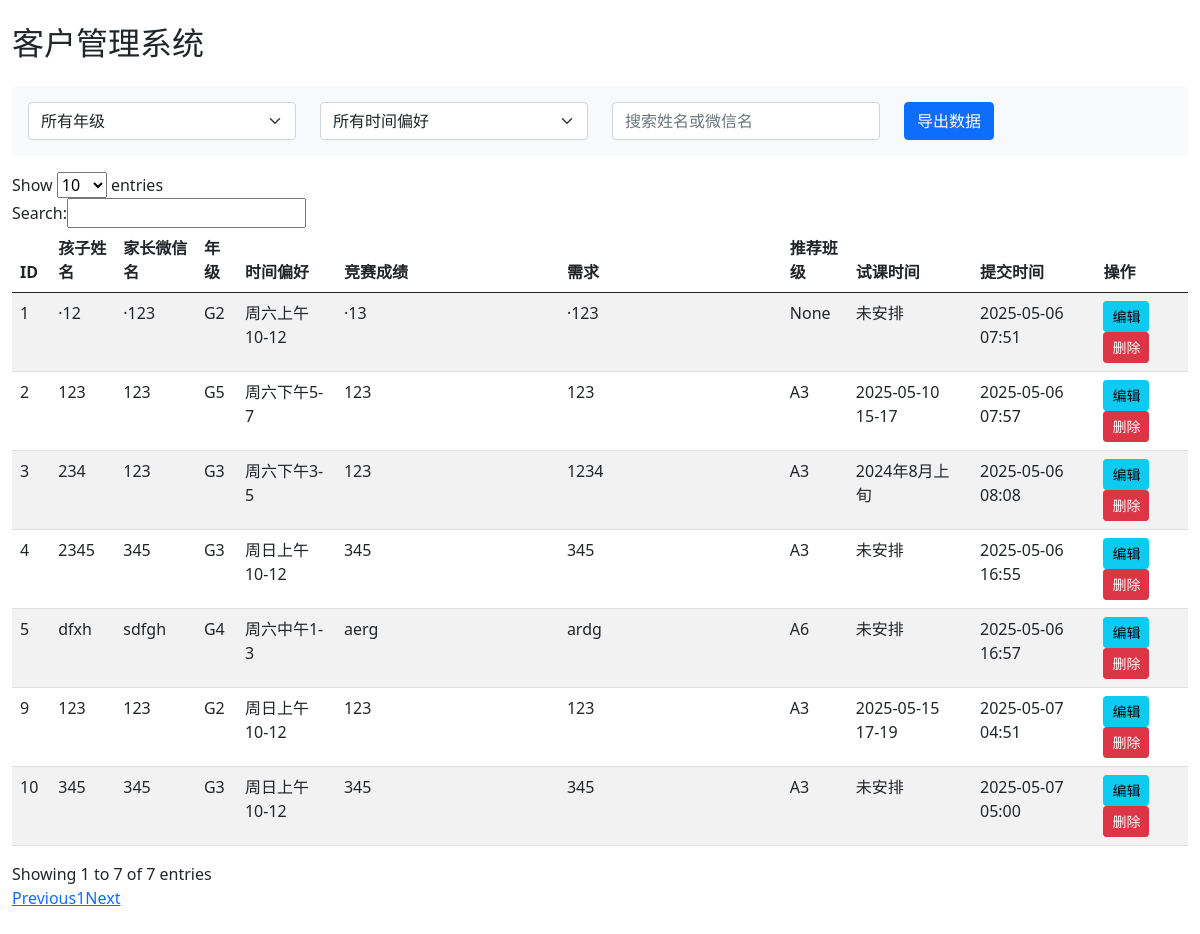
/admin, run on an earlier commit of the app's database.
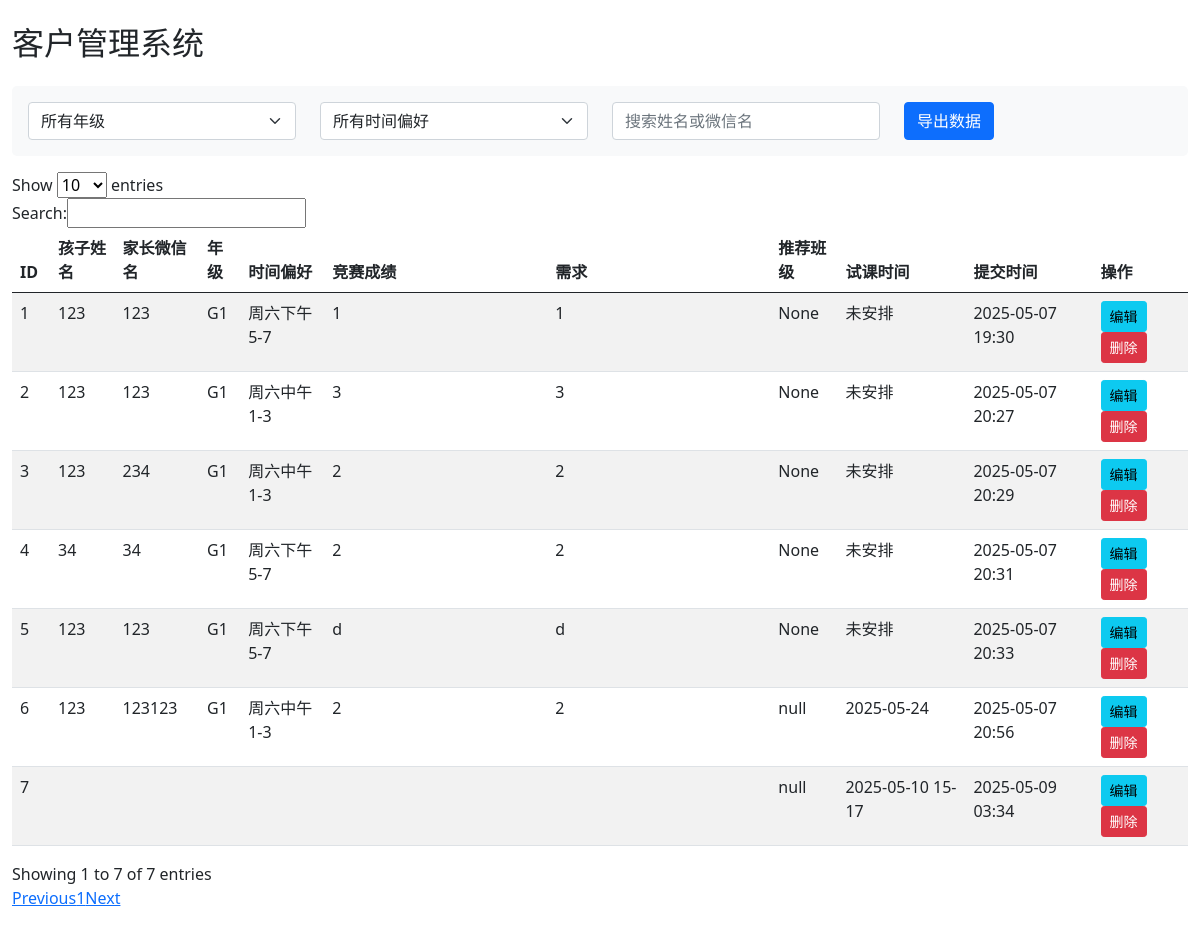
And on a later commit of the database.
### app.py (models this page shows)
class Customer(db.Model):
    id = db.Column(db.Integer, primary_key=True)
    child_name = db.Column(db.String(100), nullable=False)
    wechat_name = db.Column(db.String(100), nullable=False)
    grade = db.Column(db.String(50), nullable=False)
    preferred_time = db.Column(db.String(200))
    competition_experience = db.Column(db.Text)
    needs = db.Column(db.Text)
    recommended_class = db.Column(db.String(100))
    trial_class_time = db.Column(db.Date)  # 只存日期
    future_trial_time = db.Column(db.String(100))  # 未来预定字符串
    created_at = db.Column(db.DateTime, default=datetime.utcnow)

### app.py (the view)
@app.route('/admin')
def admin():
    customers = Customer.query.order_by(Customer.created_at.desc()).all()
    return render_template('admin.html', customers=customers)

### templates/admin.html (shortened to what this page needs)
<!DOCTYPE html>
<html lang="zh">
<head>
    <link href="https://cdn.jsdelivr.net/npm/bootstrap@5.1.0/dist/css/bootstrap.min.css" rel="stylesheet">
    <link href="https://cdn.jsdelivr.net/npm/datatables@1.10.18/media/css/jquery.dataTables.min.css" rel="stylesheet">
</head>
<body>
    <div class="container-fluid py-4">
        <h2 class="mb-4">客户管理系统</h2>
        <div class="filter-section">
            <div class="row">
                <div class="col-md-3">
                    <select class="form-select" id="gradeFilter">
                        <option value="">所有年级</option>
                    </select>
                </div>
                <div class="col-md-3">
                    <select class="form-select" id="timeFilter">
                        <option value="">所有时间偏好</option>
                    </select>
                </div>
                <div class="col-md-3">
                    <input type="text" class="form-control" id="searchInput" placeholder="搜索姓名或微信名">
                </div>
                <div class="col-md-3">
                    <button class="btn btn-primary" onclick="exportData()">导出数据</button>
                </div>
            </div>
        </div>
        <div class="table-responsive">
            <table class="table table-striped" id="customersTable">
                <thead>
                    <tr>
                        <th>ID</th>
                        <th>孩子姓名</th>
                        <th>家长微信名</th>
                        <th>年级</th>
                        <th>时间偏好</th>
                        <th style="min-width: 200px;">竞赛成绩</th>
                        <th style="min-width: 200px;">需求</th>
                        <th>推荐班级</th>
                        <th>试课时间</th>
                        <th>提交时间</th>
                        <th>操作</th>
                    </tr>
                </thead>
                <tbody>
                    {% for customer in customers %}
                    <tr>
                        <td>{{ customer.id }}</td>
                        <td>{{ customer.child_name }}</td>
                        <td>{{ customer.wechat_name }}</td>
                        <td>{{ customer.grade }}</td>
                        <td>{{ customer.preferred_time }}</td>
                        <td>
                            <div class="text-wrap" style="max-height: 100px; overflow-y: auto;">
                                {{ customer.competition_experience }}
                            </div>
                        </td>
                        <td>
                            <div class="text-wrap" style="max-height: 100px; overflow-y: auto;">
                                {{ customer.needs }}
                            </div>
                        </td>
                        <td>{{ customer.recommended_class }}</td>
                        <td>{{ customer.trial_class_time or customer.future_trial_time or '未安排' }}</td>
                        <td>{{ customer.created_at.strftime('%Y-%m-%d %H:%M') }}</td>
                        <td>
                            <button class="btn btn-sm btn-info" onclick="editCustomer({{ customer.id }})">编辑</button>
                            <button class="btn btn-sm btn-danger" onclick="deleteCustomer({{ customer.id }})">删除</button>
                        </td>
                    </tr>
                    {% endfor %}
                </tbody>
            </table>
        </div>
    </div>
</body>
</html>

### templates/admin.html (style rules this page uses)
.filter-section { background-color: #f8f9fa; padding: 1rem; margin-bottom: 1rem; border-radius: 5px; }

What changed in the data, as far as the page shows it:
removed Customer: id "10", child_name "345", wechat_name "345", grade "G3", preferred_time "周日上午10-12", competition_experience "345", needs "345", recommended_class "A3", trial_class_time+future_trial_time "未安排", created_at "2025-05-07 05:00"
removed Customer: id "9", child_name "123", wechat_name "123", grade "G2", preferred_time "周日上午10-12", competition_experience "123", needs "123", recommended_class "A3", trial_class_time+future_trial_time "2025-05-15 17-19", created_at "2025-05-07 04:51"
added Customer: id "7", recommended_class "null", trial_class_time+future_trial_time "2025-05-10 15-17", created_at "2025-05-09 03:34"
added Customer: id "6", child_name "123", wechat_name "123123", grade "G1", preferred_time "周六中午1-3", competition_experience "2", needs "2", recommended_class "null", trial_class_time+future_trial_time "2025-05-24", created_at "2025-05-07 20:56"
changed Customer id 5: child_name "dfxh" → "123"; wechat_name "sdfgh" → "123"; grade "G4" → "G1"; preferred_time "周六中午1-3" → "周六下午5-7"; competition_experience "aerg" → "d"; needs "ardg" → "d"; recommended_class "A6" → "None"; created_at "2025-05-06 16:57" → "2025-05-07 20:33"
changed Customer id 4: child_name "2345" → "34"; wechat_name "345" → "34"; grade "G3" → "G1"; preferred_time "周日上午10-12" → "周六下午5-7"; competition_experience "345" → "2"; needs "345" → "2"; recommended_class "A3" → "None"; created_at "2025-05-06 16:55" → "2025-05-07 20:31"
changed Customer id 3: child_name "234" → "123"; wechat_name "123" → "234"; grade "G3" → "G1"; preferred_time "周六下午3-5" → "周六中午1-3"; competition_experience "123" → "2"; needs "1234" → "2"; recommended_class "A3" → "None"; trial_class_time+future_trial_time "2024年8月上旬" → "未安排"; created_at "2025-05-06 08:08" → "2025-05-07 20:29"
changed Customer id 2: grade "G5" → "G1"; preferred_time "周六下午5-7" → "周六中午1-3"; competition_experience "123" → "3"; needs "123" → "3"; recommended_class "A3" → "None"; trial_class_time+future_trial_time "2025-05-10 15-17" → "未安排"; created_at "2025-05-06 07:57" → "2025-05-07 20:27"
changed Customer id 1: child_name "·12" → "123"; wechat_name "·123" → "123"; grade "G2" → "G1"; preferred_time "周六上午10-12" → "周六下午5-7"; competition_experience "·13" → "1"; needs "·123" → "1"; created_at "2025-05-06 07:51" → "2025-05-07 19:30"
